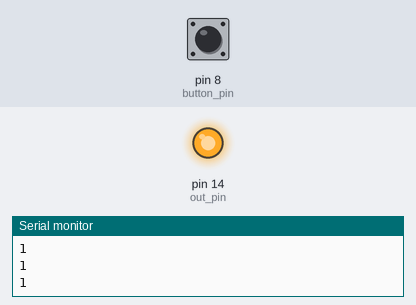
The sketch below on a simulated Arduino Uno, built with avr-gcc and run on an emulated ATmega328P. Parts: output pins drawn as LEDs (lit = HIGH), the last lines printed to the serial monitor. The inputs (shaded band) are chosen by the test bench; at power-on: pin 8 (button_pin) HIGH.

Above: at 1.2 s.
1.3 s: pin 8 (button_pin) pulled LOW for 0.15 s
At 1.37 s:
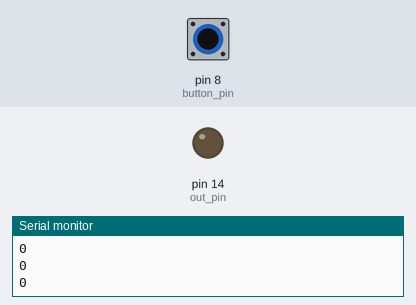
2.9 s: pin 8 (button_pin) pulled LOW for 3.2 s
At 7.1 s:
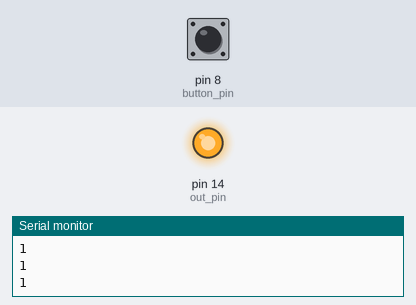
Timing chart, 0 to 8.6 s (numbered marks = the images above; inputs shaded):
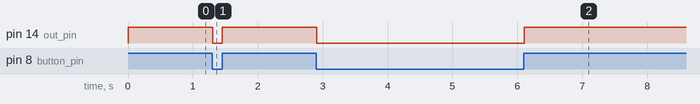

Measured:
- after the input at 1.3 s, pin 14 (out_pin): HIGH → LOW at once, → HIGH 0.15 s later
- after the input at 2.9 s, pin 14 (out_pin): HIGH → LOW at once, → HIGH 3.2 s later

The sketch:

transmit.ino
```cpp
//Code to transmit
//Microcontroller has a button input and a digital output.
//The digital output can be connected to a digital input of a receiving microcontroller to make a simple network.
//The wired-together devices must share a common ground!

const int out_pin = 14;
const int button_pin = 8;

void setup() {
  pinMode(button_pin, INPUT_PULLUP);  //This is the button pin.
  pinMode(out_pin, OUTPUT);         // pin 5 for digital Write

  Serial.begin(9600);        //for the USB serial devices, this baud rate is meaningless - can be "0"
}

void loop() {
  int buttonState = digitalRead(button_pin);
  Serial.println(buttonState);
  digitalWrite(out_pin, buttonState);
  delay(10);
  }
```
